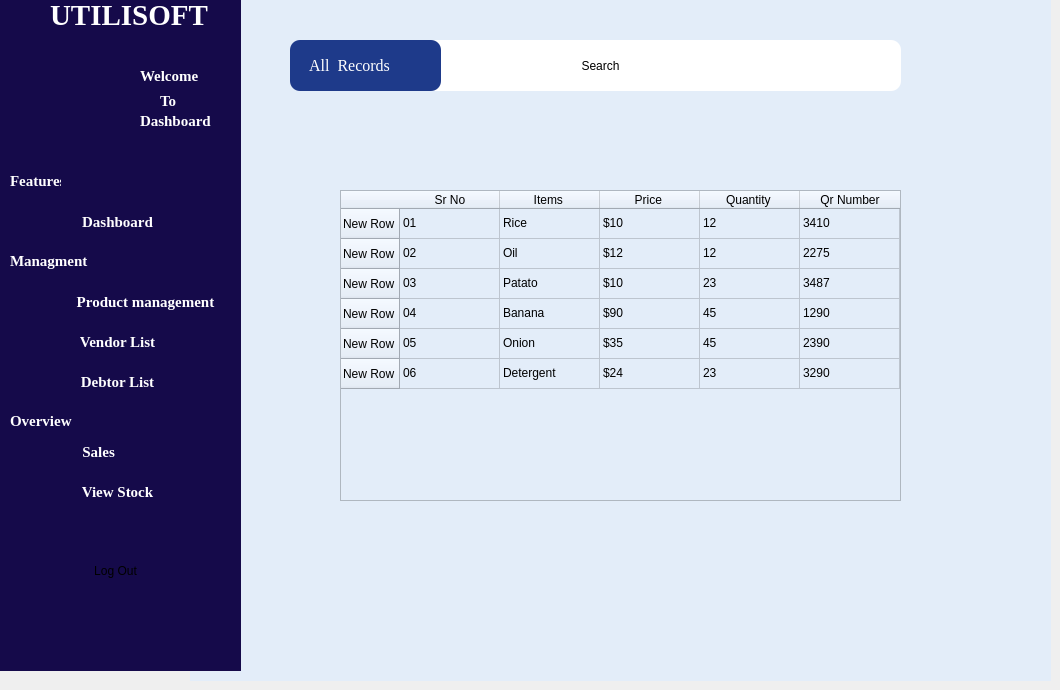
    <widget class="QWidget" name="stockmanagement">
     <widget class="QFrame" name="frame_12">
      <property name="geometry">
       <rect>
        <x>190</x>
        <y>0</y>
        <width>861</width>
        <height>681</height>
       </rect>
      </property>
      <property name="styleSheet">
       <string notr="true">background:#e3edf9 ;</string>
      </property>
      <property name="frameShape">
       <enum>QFrame::NoFrame</enum>
      </property>
      <widget class="QTableWidget" name="tableWidget_4">
       <property name="geometry">
        <rect>
         <x>150</x>
         <y>190</y>
         <width>561</width>
         <height>311</height>
        </rect>
       </property>
       <row>
        <property name="text">
         <string>New Row</string>
        </property>
       </row>
       <row>
        <property name="text">
         <string>New Row</string>
        </property>
       </row>
       <row>
        <property name="text">
         <string>New Row</string>
        </property>
       </row>
       <row>
        <property name="text">
         <string>New Row</string>
        </property>
       </row>
       <row>
        <property name="text">
         <string>New Row</string>
        </property>
       </row>
       <row>
        <property name="text">
         <string>New Row</string>
        </property>
       </row>
       <column>
        <property name="text">
         <string>Sr No</string>
        </property>
       </column>
       <column>
        <property name="text">
         <string>Items </string>
        </property>
       </column>
       <column>
        <property name="text">
         <string>Price </string>
        </property>
       </column>
       <column>
        <property name="text">
         <string>Quantity </string>
        </property>
       </column>
       <column>
        <property name="text">
         <string>Qr Number</string>
        </property>
       </column>
       <item row="0" column="0">
        <property name="text">
         <string>01</string>
        </property>
       </item>
       <item row="0" column="1">
        <property name="text">
         <string>Rice </string>
        </property>
       </item>
       <item row="0" column="2">
        <property name="text">
         <string>$10</string>
        </property>
       </item>
       <item row="0" column="3">
        <property name="text">
         <string>12</string>
        </property>
       </item>
       <item row="0" column="4">
        <property name="text">
         <string>3410</string>
        </property>
       </item>
       <item row="1" column="0">
        <property name="text">
         <string>02</string>
        </property>
       </item>
       <item row="1" column="1">
        <property name="text">
         <string>Oil </string>
        </property>
       </item>
       <item row="1" column="2">
        <property name="text">
         <string>$12</string>
        </property>
       </item>
       <item row="1" column="3">
        <property name="text">
         <string>12</string>
        </property>
       </item>
       <item row="1" column="4">
        <property name="text">
         <string>2275</string>
        </property>
       </item>
       <item row="2" column="0">
        <property name="text">
         <string>03</string>
        </property>
       </item>
       <item row="2" column="1">
        <property name="text">
         <string>Patato </string>
        </property>
       </item>
       <item row="2" column="2">
        <property name="text">
         <string>$10</string>
        </property>
       </item>
       <item row="2" column="3">
        <property name="text">
         <string>23</string>
        </property>
       </item>
       <item row="2" column="4">
        <property name="text">
         <string>3487</string>
        </property>
       </item>
       <item row="3" column="0">
        <property name="text">
         <string>04</string>
        </property>
       </item>
       <item row="3" column="1">
        <property name="text">
         <string>Banana</string>
        </property>
       </item>
       <item row="3" column="2">
        <property name="text">
         <string>$90</string>
        </property>
       </item>
       <item row="3" column="3">
        <property name="text">
         <string>45</string>
        </property>
       </item>
       <item row="3" column="4">
        <property name="text">
         <string>1290</string>
        </property>
       </item>
       <item row="4" column="0">
        <property name="text">
         <string>05 </string>
        </property>
       </item>
       <item row="4" column="1">
        <property name="text">
         <string>Onion </string>
        </property>
       </item>
       <item row="4" column="2">
        <property name="text">
         <string>$35</string>
        </property>
       </item>
       <item row="4" column="3">
        <property name="text">
         <string>45</string>
        </property>
       </item>
       <item row="4" column="4">
        <property name="text">
         <string>2390</string>
        </property>
       </item>
       <item row="5" column="0">
        <property name="text">
         <string>06 </string>
        </property>
       </item>
       <item row="5" column="1">
        <property name="text">
         <string>Detergent</string>
        </property>
       </item>
       <item row="5" column="2">
        <property name="text">
         <string>$24</string>
        </property>
       </item>
       <item row="5" column="3">
        <property name="text">
         <string>23</string>
        </property>
       </item>
       <item row="5" column="4">
        <property name="text">
         <string>3290</string>
        </property>
       </item>
      </widget>
      <widget class="QPushButton" name="pushButton_69">
       <property name="geometry">
        <rect>
         <x>110</x>
         <y>40</y>
         <width>601</width>
         <height>51</height>
        </rect>
       </property>
       <property name="styleSheet">
        <string notr="true">  border-radius: 10px; 
background: white;
  padding: 10px 50px; </string>
       </property>
       <property name="text">
        <string>Search</string>
       </property>
      </widget>
      <widget class="QLabel" name="label_117">
       <property name="geometry">
        <rect>
         <x>100</x>
         <y>40</y>
         <width>151</width>
         <height>51</height>
        </rect>
       </property>
       <property name="font">
        <font>
         <family>Times New Roman</family>
         <pointsize>12</pointsize>
        </font>
       </property>
       <property name="styleSheet">
        <string notr="true">  border-radius: 10px; 
    background-color: #1E3A8A; 
color: white;
</string>
       </property>
       <property name="text">
        <string>     All  Records </string>
       </property>
      </widget>
      <widget class="QLabel" name="label_118">
       <property name="geometry">
        <rect>
         <x>670</x>
         <y>50</y>
         <width>31</width>
         <height>31</height>
        </rect>
       </property>
       <property name="styleSheet">
        <string notr="true">background:white;
</string>
       </property>
       <property name="text">
        <string/>
       </property>
       <property name="pixmap">
        <pixmap resource="pictures.qrc">:/new/prefix1/Project Pictures/search_4398568.png</pixmap>
       </property>
       <property name="scaledContents">
        <bool>true</bool>
       </property>
      </widget>
     </widget>
     <widget class="QFrame" name="frame_26">
      <property name="geometry">
       <rect>
        <x>0</x>
        <y>0</y>
        <width>241</width>
        <height>671</height>
       </rect>
      </property>
      <property name="styleSheet">
       <string notr="true">background: #150a4a;
border: none;</string>
      </property>
      <property name="frameShape">
       <enum>QFrame::NoFrame</enum>
      </property>
      <widget class="QLabel" name="label_108">
       <property name="geometry">
        <rect>
         <x>50</x>
         <y>0</y>
         <width>161</width>
         <height>31</height>
        </rect>
       </property>
       <property name="font">
        <font>
         <family>Times New Roman</family>
         <pointsize>22</pointsize>
         <bold>true</bold>
        </font>
       </property>
       <property name="styleSheet">
        <string notr="true">color:white;
</string>
       </property>
       <property name="text">
        <string>UTILISOFT</string>
       </property>
      </widget>
      <widget class="QLabel" name="label_109">
       <property name="geometry">
        <rect>
         <x>10</x>
         <y>40</y>
         <width>121</width>
         <height>121</height>
        </rect>
       </property>
       <property name="text">
        <string/>
       </property>
       <property name="pixmap">
        <pixmap resource="pictures.qrc">:/new/prefix1/Project Pictures/Group 46.png</pixmap>
       </property>
       <property name="wordWrap">
        <bool>false</bool>
       </property>
       <property name="openExternalLinks">
        <bool>false</bool>
       </property>
      </widget>
      <widget class="QLabel" name="label_110">
       <property name="geometry">
        <rect>
         <x>140</x>
         <y>60</y>
         <width>61</width>
         <height>31</height>
        </rect>
       </property>
       <property name="font">
        <font>
         <family>Times New Roman</family>
         <pointsize>11</pointsize>
         <italic>false</italic>
         <bold>true</bold>
        </font>
       </property>
       <property name="styleSheet">
        <string notr="true"> border-radius: 10%;
color:  white;
</string>
       </property>
       <property name="text">
        <string>Welcome</string>
       </property>
      </widget>
      <widget class="QLabel" name="label_111">
       <property name="geometry">
        <rect>
         <x>10</x>
         <y>160</y>
         <width>51</width>
         <height>41</height>
        </rect>
       </property>
       <property name="font">
        <font>
         <family>Times New Roman</family>
         <pointsize>11</pointsize>
         <italic>false</italic>
         <bold>true</bold>
         <underline>false</underline>
        </font>
       </property>
       <property name="styleSheet">
        <string notr="true"> border-radius: 10%;
color:  white;
</string>
       </property>
       <property name="text">
        <string>Features</string>
       </property>
      </widget>
      <widget class="QLabel" name="label_112">
       <property name="geometry">
        <rect>
         <x>10</x>
         <y>240</y>
         <width>81</width>
         <height>41</height>
        </rect>
       </property>
       <property name="font">
        <font>
         <family>Times New Roman</family>
         <pointsize>11</pointsize>
         <italic>false</italic>
         <bold>true</bold>
         <underline>false</underline>
        </font>
       </property>
       <property name="styleSheet">
        <string notr="true"> border-radius: 10%;
color:  white;
</string>
       </property>
       <property name="text">
        <string>Managment</string>
       </property>
      </widget>
      <widget class="QLabel" name="label_113">
       <property name="geometry">
        <rect>
         <x>10</x>
         <y>400</y>
         <width>71</width>
         <height>41</height>
        </rect>
       </property>
       <property name="font">
        <font>
         <family>Times New Roman</family>
         <pointsize>11</pointsize>
         <italic>false</italic>
         <bold>true</bold>
         <underline>false</underline>
        </font>
       </property>
       <property name="styleSheet">
        <string notr="true"> border-radius: 10%;
color:  white;
</string>
       </property>
       <property name="text">
        <string>Overview</string>
       </property>
      </widget>
      <widget class="QPushButton" name="pushButton_60">
       <property name="geometry">
        <rect>
         <x>20</x>
         <y>550</y>
         <width>191</width>
         <height>41</height>
        </rect>
       </property>
       <property name="styleSheet">
        <string notr="true">    background-color: #fe0000;  /* Dark blue background */
    color: white;  /* White text */
    font-size: 14px;
    font-weight: bold;
    border-radius: 10px;  /* Rounded corners */
    padding: 10px 55px;  /* Padding inside button */
    border: none; 
hover
 {
    background-color: darkred;
}</string>
       </property>
       <property name="text">
        <string>Log Out</string>
       </property>
      </widget>
      <widget class="QLabel" name="label_114">
       <property name="geometry">
        <rect>
         <x>0</x>
         <y>590</y>
         <width>251</width>
         <height>91</height>
        </rect>
       </property>
       <property name="styleSheet">
        <string notr="true">border: none;
</string>
       </property>
       <property name="text">
        <string/>
       </property>
       <property name="pixmap">
        <pixmap resource="pictures.qrc">:/new/prefix1/Project Pictures/image 1.png</pixmap>
       </property>
       <property name="wordWrap">
        <bool>true</bool>
       </property>
      </widget>
      <widget class="QPushButton" name="pushButton_61">
       <property name="geometry">
        <rect>
         <x>80</x>
         <y>210</y>
         <width>75</width>
         <height>24</height>
        </rect>
       </property>
       <property name="font">
        <font>
         <family>Times New Roman</family>
         <pointsize>11</pointsize>
         <bold>true</bold>
        </font>
       </property>
       <property name="styleSheet">
        <string notr="true">color: white;</string>
       </property>
       <property name="text">
        <string>Dashboard</string>
       </property>
      </widget>
      <widget class="QPushButton" name="pushButton_62">
       <property name="geometry">
        <rect>
         <x>70</x>
         <y>290</y>
         <width>151</width>
         <height>24</height>
        </rect>
       </property>
       <property name="font">
        <font>
         <family>Times New Roman</family>
         <pointsize>11</pointsize>
         <bold>true</bold>
        </font>
       </property>
       <property name="styleSheet">
        <string notr="true">color: white;</string>
       </property>
       <property name="text">
        <string>Product management</string>
       </property>
      </widget>
      <widget class="QPushButton" name="pushButton_63">
       <property name="geometry">
        <rect>
         <x>80</x>
         <y>330</y>
         <width>75</width>
         <height>24</height>
        </rect>
       </property>
       <property name="font">
        <font>
         <family>Times New Roman</family>
         <pointsize>11</pointsize>
         <bold>true</bold>
        </font>
       </property>
       <property name="styleSheet">
        <string notr="true">color: white;</string>
       </property>
       <property name="text">
        <string>Vendor List</string>
       </property>
      </widget>
      <widget class="QPushButton" name="pushButton_64">
       <property name="geometry">
        <rect>
         <x>80</x>
         <y>370</y>
         <width>75</width>
         <height>24</height>
        </rect>
       </property>
       <property name="font">
        <font>
         <family>Times New Roman</family>
         <pointsize>11</pointsize>
         <bold>true</bold>
        </font>
       </property>
       <property name="styleSheet">
        <string notr="true">color: white;</string>
       </property>
       <property name="text">
        <string>Debtor List</string>
       </property>
      </widget>
      <widget class="QPushButton" name="pushButton_65">
       <property name="geometry">
        <rect>
         <x>70</x>
         <y>440</y>
         <width>61</width>
         <height>24</height>
        </rect>
       </property>
       <property name="font">
        <font>
         <family>Times New Roman</family>
         <pointsize>11</pointsize>
         <bold>true</bold>
        </font>
       </property>
       <property name="styleSheet">
        <string notr="true">color: white;</string>
       </property>
       <property name="text">
        <string>Sales </string>
       </property>
      </widget>
      <widget class="QPushButton" name="pushButton_66">
       <property name="geometry">
        <rect>
         <x>80</x>
         <y>480</y>
         <width>75</width>
         <height>24</height>
        </rect>
       </property>
       <property name="font">
        <font>
         <family>Times New Roman</family>
         <pointsize>11</pointsize>
         <bold>true</bold>
        </font>
       </property>
       <property name="styleSheet">
        <string notr="true">color: white;</string>
       </property>
       <property name="text">
        <string>View Stock</string>
       </property>
      </widget>
      <widget class="QLabel" name="label_115">
       <property name="geometry">
        <rect>
         <x>160</x>
         <y>90</y>
         <width>21</width>
         <height>21</height>
        </rect>
       </property>
       <property name="font">
        <font>
         <family>Times New Roman</family>
         <pointsize>11</pointsize>
         <italic>false</italic>
         <bold>true</bold>
        </font>
       </property>
       <property name="styleSheet">
        <string notr="true"> border-radius: 10%;
color:  white;
</string>
       </property>
       <property name="text">
        <string>To </string>
       </property>
      </widget>
      <widget class="QLabel" name="label_116">
       <property name="geometry">
        <rect>
         <x>140</x>
         <y>110</y>
         <width>81</width>
         <height>21</height>
        </rect>
       </property>
       <property name="font">
        <font>
         <family>Times New Roman</family>
         <pointsize>11</pointsize>
         <bold>true</bold>
        </font>
       </property>
       <property name="styleSheet">
        <string notr="true"> border-radius: 10%;
color:  white;
</string>
       </property>
       <property name="text">
        <string>Dashboard</string>
       </property>
      </widget>
     </widget>
    </widget>
